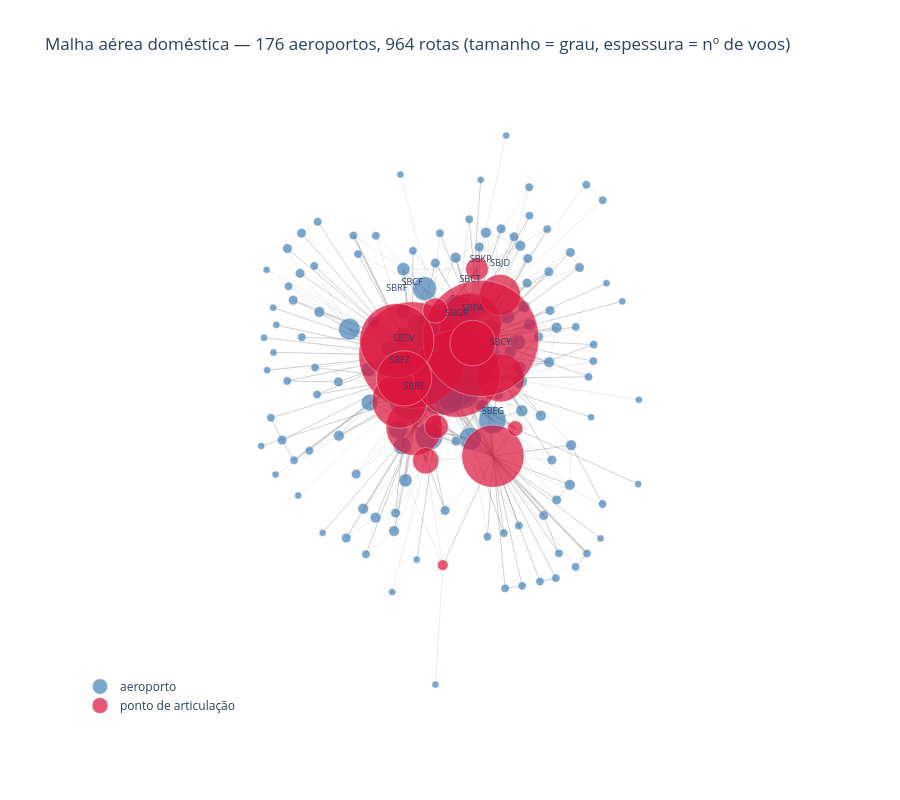

The notebook cell this image was saved under:
### Markdown cell above
Visualização interativa - Plotly

Maior detalhamento de vértices, conexões e quantidade de voos

### Code cell
import numpy as np
import plotly.graph_objects as go

grafo = G_total
N_ROTULOS = 20

pos = nx.spring_layout(grafo, k=1.5 / np.sqrt(grafo.number_of_nodes()), iterations=200, seed=42)
graus = dict(grafo.degree())
articulacao = set(nx.articulation_points(grafo))
hubs = set(sorted(grafo.nodes, key=graus.get, reverse=True)[:N_ROTULOS])

# --- rotas: o Plotly aceita uma espessura por traço, então agrupo em faixas de nº de voos
arestas = list(grafo.edges(data="voos"))
voos = np.array([v for *_, v in arestas])
cortes = np.quantile(voos, [0.5, 0.8, 0.95])          # 4 faixas: até mediana, ..., top 5%
faixa = np.digitize(voos, cortes)
larguras = [0.4, 1.0, 2.0, 4.0]

tracos = []
for i, w in enumerate(larguras):
    x, y = [], []
    for (a, b, _), f in zip(arestas, faixa):
        if f == i:
            x += [pos[a][0], pos[b][0], None]
            y += [pos[a][1], pos[b][1], None]
    tracos.append(go.Scatter(x=x, y=y, mode="lines", hoverinfo="skip", showlegend=False,
                             line=dict(width=w, color="rgba(120,120,120,0.35)")))

# pontos invisíveis no meio de cada rota, só para o hover mostrar o nº de voos
tracos.append(go.Scatter(
    x=[(pos[a][0] + pos[b][0]) / 2 for a, b, _ in arestas],
    y=[(pos[a][1] + pos[b][1]) / 2 for a, b, _ in arestas],
    mode="markers", marker=dict(size=6, opacity=0), showlegend=False,
    hovertext=[f"{a} – {b}: {v} voos" for a, b, v in arestas], hoverinfo="text"))

# --- aeroportos: um traço para os comuns e outro para os pontos de articulação
def traco_nos(nos, cor, nome):
    return go.Scatter(
        x=[pos[v][0] for v in nos], y=[pos[v][1] for v in nos],
        mode="markers+text", name=nome,
        text=[v if v in hubs else "" for v in nos], textposition="top center",
        textfont=dict(size=9),
        marker=dict(size=[6 + 1.2 * graus[v] for v in nos], color=cor,
                    line=dict(width=0.5, color="white")),
        hovertext=[f"{v}<br>grau: {graus[v]}" for v in nos], hoverinfo="text")

comuns = [v for v in grafo.nodes if v not in articulacao]
tracos.append(traco_nos(comuns, "steelblue", "aeroporto"))
tracos.append(traco_nos(sorted(articulacao), "crimson", "ponto de articulação"))

fig = go.Figure(tracos)
fig.update_layout(
    title=f"Malha aérea doméstica — {grafo.number_of_nodes()} aeroportos, "
          f"{grafo.number_of_edges()} rotas (tamanho = grau, espessura = nº de voos)",
    height=800, plot_bgcolor="white", hovermode="closest",
    xaxis=dict(visible=False), yaxis=dict(visible=False, scaleanchor="x"),
    legend=dict(x=0, y=0))
fig.show()

fig.write_html(os.path.join(SAIDA, "grafo_plotly.html"))   # grava em UTF-8, abre no navegador

### Figure 1 — Plotly figure (JSON) as saved in the notebook; plotly's stock layout.template omitted (floating-point values rounded to 4 significant figures; data arrays with more than 128 entries replaced by an {"elided": "..."} marker saying what was removed)
{"data": [{"hoverinfo": "skip", "line": {"color": "rgba(120,120,120,0.35)", "width": 0.4}, "mode": "lines", "showlegend": false, "type": "scatter", "x": {"elided": "1431 float values"}, "y": {"elided": "1431 float values"}}, {"hoverinfo": "skip", "line": {"color": "rgba(120,120,120,0.35)", "width": 1}, "mode": "lines", "showlegend": false, "type": "scatter", "x": {"elided": "882 float values"}, "y": {"elided": "882 float values"}}, {"hoverinfo": "skip", "line": {"color": "rgba(120,120,120,0.35)", "width": 2}, "mode": "lines", "showlegend": false, "type": "scatter", "x": {"elided": "432 float values"}, "y": {"elided": "432 float values"}}, {"hoverinfo": "skip", "line": {"color": "rgba(120,120,120,0.35)", "width": 4}, "mode": "lines", "showlegend": false, "type": "scatter", "x": {"elided": "147 float values"}, "y": {"elided": "147 float values"}}, {"hoverinfo": "text", "hovertext": {"elided": "964 str values"}, "marker": {"opacity": 0, "size": 6}, "mode": "markers", "showlegend": false, "type": "scatter", "x": {"elided": "964 float values"}, "y": {"elided": "964 float values"}}, {"hoverinfo": "text", "hovertext": {"elided": "158 str values"}, "marker": {"color": "steelblue", "line": {"color": "white", "width": 0.5}, "size": {"elided": "158 float values"}}, "mode": "markers+text", "name": "aeroporto", "text": {"elided": "158 str values"}, "textfont": {"size": 9}, "textposition": "top center", "type": "scatter", "x": {"elided": "158 float values"}, "y": {"elided": "158 float values"}}, {"hoverinfo": "text", "hovertext": ["SBBE<br>grau: 42", "SBCF<br>grau: 84", "SBCT<br>grau: 47", "SBCY<br>grau: 35", "SBEG<br>grau: 47", "SBFZ<br>grau: 41", "SBGR<br>grau: 68", "SBIH<br>grau: 4", "SBJD<br>grau: 29", "SBJR<br>grau: 14", "SBKP<br>grau: 92", "SBMA<br>grau: 17", "SBPA<br>grau: 33", "SBPJ<br>grau: 15", "SBRB<br>grau: 8", "SBRF<br>grau: 57", "SBSJ<br>grau: 16", "SBSV<br>grau: 41"], "marker": {"color": "crimson", "line": {"color": "white", "width": 0.5}, "size": [56.4, 106.8, 62.4, 48, 62.4, 55.2, 87.6, 10.8, 40.8, 22.8, 116.4, 26.4, 45.6, 24, 15.6, 74.4, 25.2, 55.2]}, "mode": "markers+text", "name": "ponto de articulação", "text": ["SBBE", "SBCF", "SBCT", "SBCY", "SBEG", "SBFZ", "SBGR", "", "SBJD", "", "SBKP", "", "SBPA", "", "", "SBRF", "", "SBSV"], "textfont": {"size": 9}, "textposition": "top center", "type": "scatter", "x": [-0.1037, -0.1104, 0.07569, 0.1728, 0.1489, -0.1503, 0.03293, -0.01197, 0.1719, 0.09785, 0.1096, -0.06662, 0.08404, -0.03275, 0.2203, -0.1594, -0.03572, -0.136], "y": [-0.1755, 0.05617, 0.1551, -0.01711, -0.2678, -0.09003, -0.003087, -0.6172, 0.2496, 0.3321, 0.1095, -0.2823, 0.09467, -0.1732, -0.179, 0.1024, 0.1991, -0.01849]}], "layout": {"height": 800, "hovermode": "closest", "legend": {"x": 0, "y": 0}, "plot_bgcolor": "white", "title": {"text": "Malha aérea doméstica — 176 aeroportos, 964 rotas (tamanho = grau, espessura = nº de voos)"}, "xaxis": {"visible": false}, "yaxis": {"scaleanchor": "x", "visible": false}}}
